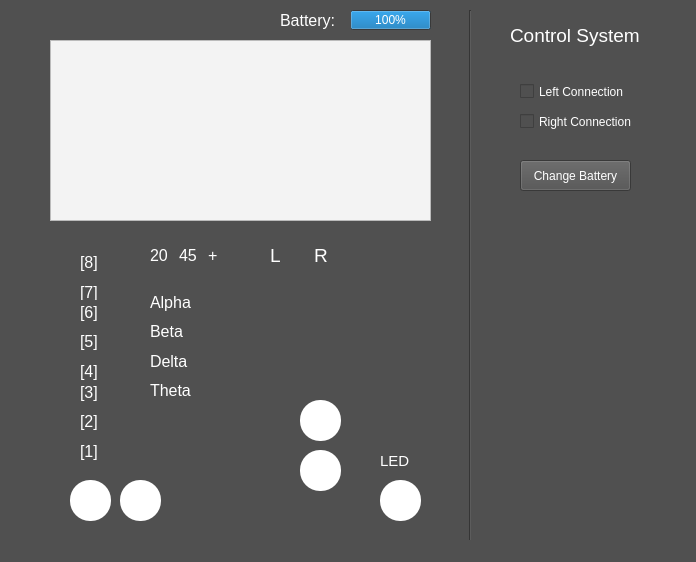
<?xml version="1.0" encoding="UTF-8"?>
<ui version="4.0">
 <class>MainWindow</class>
 <widget class="QMainWindow" name="MainWindow">
  <property name="geometry">
   <rect>
    <x>0</x>
    <y>0</y>
    <width>696</width>
    <height>562</height>
   </rect>
  </property>
  <property name="windowTitle">
   <string>MainWindow</string>
  </property>
  <property name="styleSheet">
   <string notr="true">color: rgb(255, 255, 255);
background-color: rgb(80, 80, 80);</string>
  </property>
  <widget class="QWidget" name="centralwidget">
   <widget class="QPushButton" name="power">
    <property name="geometry">
     <rect>
      <x>380</x>
      <y>480</y>
      <width>41</width>
      <height>41</height>
     </rect>
    </property>
    <property name="styleSheet">
     <string notr="true">QPushButton {
image: url(:/buttons/powerButton.svg);
background-color: #ffffff;
border-radius: 20px;
}

QPushButton:pressed {
	background-color: #ffd300;
}</string>
    </property>
    <property name="text">
     <string/>
    </property>
   </widget>
   <widget class="QPushButton" name="up">
    <property name="geometry">
     <rect>
      <x>300</x>
      <y>400</y>
      <width>41</width>
      <height>41</height>
     </rect>
    </property>
    <property name="styleSheet">
     <string notr="true">QPushButton {
image: url(:/buttons/upButton.svg);
background-color: #ffffff;
border-radius: 20px;
}

QPushButton:pressed {
	background-color: #ffd300;
}</string>
    </property>
    <property name="text">
     <string/>
    </property>
   </widget>
   <widget class="QPushButton" name="down">
    <property name="geometry">
     <rect>
      <x>300</x>
      <y>450</y>
      <width>41</width>
      <height>41</height>
     </rect>
    </property>
    <property name="styleSheet">
     <string notr="true">QPushButton {
image: url(:/buttons/downButton.svg);
background-color: #ffffff;
border-radius: 20px;
}

QPushButton:pressed {
	background-color: #ffd300;
}</string>
    </property>
    <property name="text">
     <string/>
    </property>
   </widget>
   <widget class="QPushButton" name="check">
    <property name="geometry">
     <rect>
      <x>70</x>
      <y>480</y>
      <width>41</width>
      <height>41</height>
     </rect>
    </property>
    <property name="styleSheet">
     <string notr="true">QPushButton {
image: url(:/buttons/okButton.svg);
background-color: #ffffff;
border-radius: 20px;
}

QPushButton:pressed {
	background-color: #ffd300;
}</string>
    </property>
    <property name="text">
     <string/>
    </property>
   </widget>
   <widget class="QProgressBar" name="batteryBar">
    <property name="geometry">
     <rect>
      <x>350</x>
      <y>10</y>
      <width>81</width>
      <height>20</height>
     </rect>
    </property>
    <property name="maximum">
     <number>100</number>
    </property>
    <property name="value">
     <number>100</number>
    </property>
    <property name="textVisible">
     <bool>true</bool>
    </property>
    <property name="format">
     <string>%p%</string>
    </property>
   </widget>
   <widget class="QLabel" name="label_2">
    <property name="geometry">
     <rect>
      <x>280</x>
      <y>10</y>
      <width>71</width>
      <height>21</height>
     </rect>
    </property>
    <property name="font">
     <font>
      <pointsize>12</pointsize>
     </font>
    </property>
    <property name="text">
     <string>Battery:</string>
    </property>
   </widget>
   <widget class="QWidget" name="verticalLayoutWidget">
    <property name="geometry">
     <rect>
      <x>80</x>
      <y>250</y>
      <width>31</width>
      <height>54</height>
     </rect>
    </property>
    <layout class="QVBoxLayout" name="exConnect">
     <item>
      <widget class="QLabel" name="label">
       <property name="font">
        <font>
         <pointsize>12</pointsize>
        </font>
       </property>
       <property name="text">
        <string>[8]</string>
       </property>
      </widget>
     </item>
     <item>
      <widget class="QLabel" name="label_3">
       <property name="font">
        <font>
         <pointsize>12</pointsize>
        </font>
       </property>
       <property name="text">
        <string>[7]</string>
       </property>
      </widget>
     </item>
    </layout>
   </widget>
   <widget class="QWidget" name="verticalLayoutWidget_2">
    <property name="geometry">
     <rect>
      <x>80</x>
      <y>300</y>
      <width>31</width>
      <height>83</height>
     </rect>
    </property>
    <layout class="QVBoxLayout" name="okConnect">
     <item>
      <widget class="QLabel" name="label_4">
       <property name="font">
        <font>
         <pointsize>12</pointsize>
        </font>
       </property>
       <property name="text">
        <string>[6]</string>
       </property>
      </widget>
     </item>
     <item>
      <widget class="QLabel" name="label_5">
       <property name="font">
        <font>
         <pointsize>12</pointsize>
        </font>
       </property>
       <property name="text">
        <string>[5]</string>
       </property>
      </widget>
     </item>
     <item>
      <widget class="QLabel" name="label_6">
       <property name="font">
        <font>
         <pointsize>12</pointsize>
        </font>
       </property>
       <property name="text">
        <string>[4]</string>
       </property>
      </widget>
     </item>
    </layout>
   </widget>
   <widget class="QWidget" name="verticalLayoutWidget_3">
    <property name="geometry">
     <rect>
      <x>80</x>
      <y>380</y>
      <width>31</width>
      <height>83</height>
     </rect>
    </property>
    <layout class="QVBoxLayout" name="noConnect">
     <item>
      <widget class="QLabel" name="label_7">
       <property name="font">
        <font>
         <pointsize>12</pointsize>
        </font>
       </property>
       <property name="text">
        <string>[3]</string>
       </property>
      </widget>
     </item>
     <item>
      <widget class="QLabel" name="label_8">
       <property name="font">
        <font>
         <pointsize>12</pointsize>
        </font>
       </property>
       <property name="text">
        <string>[2]</string>
       </property>
      </widget>
     </item>
     <item>
      <widget class="QLabel" name="label_9">
       <property name="font">
        <font>
         <pointsize>12</pointsize>
        </font>
       </property>
       <property name="text">
        <string>[1]</string>
       </property>
      </widget>
     </item>
    </layout>
   </widget>
   <widget class="Line" name="line_5">
    <property name="geometry">
     <rect>
      <x>460</x>
      <y>10</y>
      <width>20</width>
      <height>531</height>
     </rect>
    </property>
    <property name="styleSheet">
     <string notr="true">color: rgb(243, 243, 243);</string>
    </property>
    <property name="orientation">
     <enum>Qt::Vertical</enum>
    </property>
   </widget>
   <widget class="QLabel" name="label_10">
    <property name="geometry">
     <rect>
      <x>510</x>
      <y>20</y>
      <width>141</width>
      <height>31</height>
     </rect>
    </property>
    <property name="font">
     <font>
      <pointsize>14</pointsize>
     </font>
    </property>
    <property name="text">
     <string>Control System</string>
    </property>
   </widget>
   <widget class="QCheckBox" name="lconnection">
    <property name="geometry">
     <rect>
      <x>520</x>
      <y>80</y>
      <width>121</width>
      <height>23</height>
     </rect>
    </property>
    <property name="text">
     <string>Left Connection</string>
    </property>
   </widget>
   <widget class="QCheckBox" name="rconnection">
    <property name="geometry">
     <rect>
      <x>520</x>
      <y>110</y>
      <width>131</width>
      <height>23</height>
     </rect>
    </property>
    <property name="text">
     <string>Right Connection</string>
    </property>
   </widget>
   <widget class="QPushButton" name="changeBattery">
    <property name="geometry">
     <rect>
      <x>520</x>
      <y>160</y>
      <width>111</width>
      <height>31</height>
     </rect>
    </property>
    <property name="text">
     <string>Change Battery</string>
    </property>
   </widget>
   <widget class="QWidget" name="horizontalLayoutWidget">
    <property name="geometry">
     <rect>
      <x>150</x>
      <y>240</y>
      <width>81</width>
      <height>31</height>
     </rect>
    </property>
    <layout class="QHBoxLayout" name="timeSelect">
     <item>
      <widget class="QLabel" name="time20">
       <property name="font">
        <font>
         <pointsize>12</pointsize>
        </font>
       </property>
       <property name="text">
        <string>20</string>
       </property>
      </widget>
     </item>
     <item>
      <widget class="QLabel" name="time45">
       <property name="font">
        <font>
         <pointsize>12</pointsize>
        </font>
       </property>
       <property name="text">
        <string>45</string>
       </property>
      </widget>
     </item>
     <item>
      <widget class="QLabel" name="timeself">
       <property name="font">
        <font>
         <pointsize>12</pointsize>
        </font>
       </property>
       <property name="text">
        <string>+</string>
       </property>
      </widget>
     </item>
    </layout>
   </widget>
   <widget class="QWidget" name="verticalLayoutWidget_4">
    <property name="geometry">
     <rect>
      <x>150</x>
      <y>290</y>
      <width>61</width>
      <height>112</height>
     </rect>
    </property>
    <layout class="QVBoxLayout" name="sectionType">
     <item>
      <widget class="QLabel" name="alpha">
       <property name="font">
        <font>
         <pointsize>12</pointsize>
        </font>
       </property>
       <property name="text">
        <string>Alpha</string>
       </property>
      </widget>
     </item>
     <item>
      <widget class="QLabel" name="beta">
       <property name="font">
        <font>
         <pointsize>12</pointsize>
        </font>
       </property>
       <property name="text">
        <string>Beta</string>
       </property>
      </widget>
     </item>
     <item>
      <widget class="QLabel" name="delta">
       <property name="font">
        <font>
         <pointsize>12</pointsize>
        </font>
       </property>
       <property name="text">
        <string>Delta</string>
       </property>
      </widget>
     </item>
     <item>
      <widget class="QLabel" name="theta">
       <property name="font">
        <font>
         <pointsize>12</pointsize>
        </font>
       </property>
       <property name="text">
        <string>Theta</string>
       </property>
      </widget>
     </item>
    </layout>
   </widget>
   <widget class="QWidget" name="horizontalLayoutWidget_2">
    <property name="geometry">
     <rect>
      <x>270</x>
      <y>240</y>
      <width>81</width>
      <height>31</height>
     </rect>
    </property>
    <layout class="QHBoxLayout" name="horizontalLayout">
     <item>
      <widget class="QLabel" name="leftC">
       <property name="font">
        <font>
         <pointsize>14</pointsize>
        </font>
       </property>
       <property name="text">
        <string>L</string>
       </property>
      </widget>
     </item>
     <item>
      <widget class="QLabel" name="rightC">
       <property name="font">
        <font>
         <pointsize>14</pointsize>
        </font>
       </property>
       <property name="text">
        <string>R</string>
       </property>
      </widget>
     </item>
    </layout>
   </widget>
   <widget class="QLabel" name="powerLED">
    <property name="geometry">
     <rect>
      <x>380</x>
      <y>450</y>
      <width>41</width>
      <height>21</height>
     </rect>
    </property>
    <property name="sizePolicy">
     <sizepolicy hsizetype="Preferred" vsizetype="Preferred">
      <horstretch>0</horstretch>
      <verstretch>0</verstretch>
     </sizepolicy>
    </property>
    <property name="font">
     <font>
      <pointsize>11</pointsize>
      <stylestrategy>PreferDefault</stylestrategy>
     </font>
    </property>
    <property name="layoutDirection">
     <enum>Qt::LeftToRight</enum>
    </property>
    <property name="text">
     <string>LED</string>
    </property>
    <property name="textFormat">
     <enum>Qt::AutoText</enum>
    </property>
   </widget>
   <widget class="QGraphicsView" name="graphicsView">
    <property name="geometry">
     <rect>
      <x>50</x>
      <y>40</y>
      <width>381</width>
      <height>181</height>
     </rect>
    </property>
    <property name="styleSheet">
     <string notr="true">background-color: rgb(243, 243, 243);</string>
    </property>
   </widget>
   <widget class="QPushButton" name="back">
    <property name="geometry">
     <rect>
      <x>120</x>
      <y>480</y>
      <width>41</width>
      <height>41</height>
     </rect>
    </property>
    <property name="styleSheet">
     <string notr="true">QPushButton {
image:url(:/buttons/backButton.svg) ;
background-color: #ffffff;
border-radius: 20px;
}

QPushButton:pressed {
	background-color: #ffd300;
}</string>
    </property>
    <property name="text">
     <string/>
    </property>
   </widget>
  </widget>
  <widget class="QStatusBar" name="statusbar"/>
 </widget>
 <resources/>
 <connections/>
</ui>
